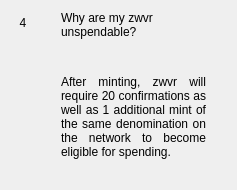
                  <widget class="QWidget" name="widgetFaq4" native="true">
                   <layout class="QHBoxLayout" name="horizontalPage_4" stretch="0,1">
                    <item alignment="Qt::AlignTop">
                     <widget class="QLabel" name="labelNumber4">
                      <property name="minimumSize">
                       <size>
                        <width>24</width>
                        <height>24</height>
                       </size>
                      </property>
                      <property name="maximumSize">
                       <size>
                        <width>16777215</width>
                        <height>24</height>
                       </size>
                      </property>
                      <property name="text">
                       <string>4</string>
                      </property>
                      <property name="alignment">
                       <set>Qt::AlignCenter</set>
                      </property>
                     </widget>
                    </item>
                    <item>
                     <layout class="QVBoxLayout" name="verticalLayoutPage_4">
                      <property name="leftMargin">
                       <number>20</number>
                      </property>
                      <property name="rightMargin">
                       <number>20</number>
                      </property>
                      <item>
                       <widget class="QLabel" name="labelSubtitle4">
                        <property name="text">
                         <string>Why are my zwvr unspendable?</string>
                        </property>
                        <property name="wordWrap">
                         <bool>true</bool>
                        </property>
                       </widget>
                      </item>
                      <item>
                       <spacer name="verticalSpacer_40">
                        <property name="orientation">
                         <enum>Qt::Vertical</enum>
                        </property>
                        <property name="sizeType">
                         <enum>QSizePolicy::Fixed</enum>
                        </property>
                        <property name="sizeHint" stdset="0">
                         <size>
                          <width>20</width>
                          <height>30</height>
                         </size>
                        </property>
                       </spacer>
                      </item>
                      <item>
                       <widget class="QLabel" name="labelContent4">
                        <property name="text">
                         <string>
                           &lt;html&gt;&lt;head/&gt;&lt;body&gt;&lt;p align=&quot;justify&quot;&gt;
                           After minting, zwvr will require 20 confirmations as well as 1
                           additional mint of the same denomination on the network to
                           become eligible for spending.
                           &lt;/p&gt;&lt;/body&gt;&lt;/html&gt;
                         </string>
                        </property>
                        <property name="alignment">
                         <set>Qt::AlignLeading|Qt::AlignLeft|Qt::AlignTop</set>
                        </property>
                        <property name="wordWrap">
                         <bool>true</bool>
                        </property>
                       </widget>
                      </item>
                      <item>
                       <spacer name="verticalSpacer_41">
                        <property name="orientation">
                         <enum>Qt::Vertical</enum>
                        </property>
                        <property name="sizeHint" stdset="0">
                         <size>
                          <width>20</width>
                          <height>20</height>
                         </size>
                        </property>
                       </spacer>
                      </item>
                     </layout>
                    </item>
                   </layout>
                  </widget>
